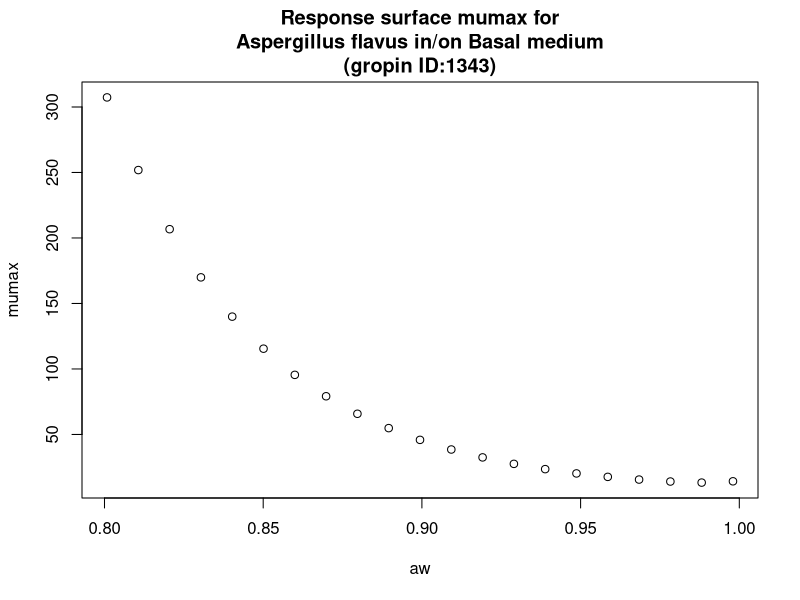

Source code (R):
#############################
# start of Parameter script
#############################
aw <- seq(0.8008,0.998001998001998,length.out=21)
#############################
# end of Parameter script
#############################
############################# 
# start of Model script Gropin ID 1343 
#############################
 
# constant coefficients for this model
 
variables <- data.frame(aw)
argumentsPar <- expand.grid(variables)
 
# heart of the model
response_surface <- function(aw) {
   mumax <-exp(2.832-5.107*sqrt(1-aw)+25.98*(sqrt(1-aw))^2)

return(mumax=mumax)
} 

# output parameters
responseSurface <- cbind(argumentsPar,response_surface(argumentsPar['aw']))
colnames(responseSurface) <- c(colnames(argumentsPar),'mumax')
#############################
# End of Model script
#############################
############################# 
# start of Visualisation script Gropin ID 1343 
#############################
plot(aw,responseSurface$'mumax',xlab='aw',
                          ylab='mumax',main='Response surface mumax for
Aspergillus flavus in/on Basal medium
(gropin ID:1343)')
#############################
# End of Visualisation script
#############################
